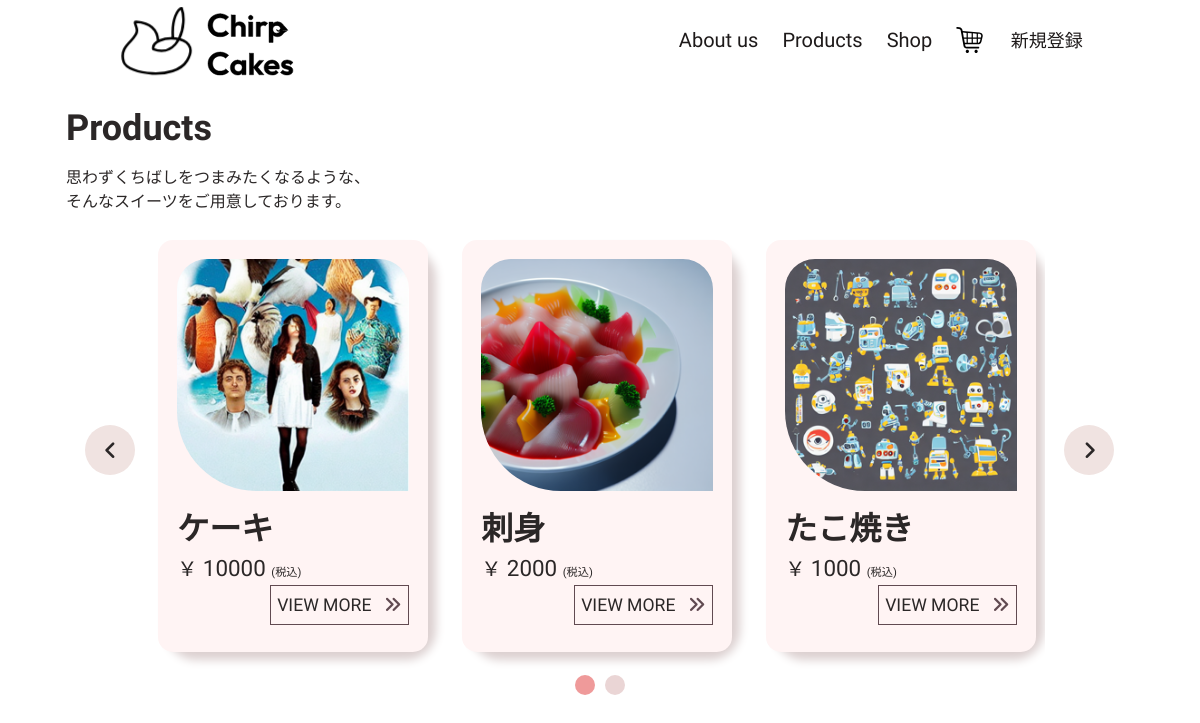
/main/item, run on an earlier commit of the app's database.
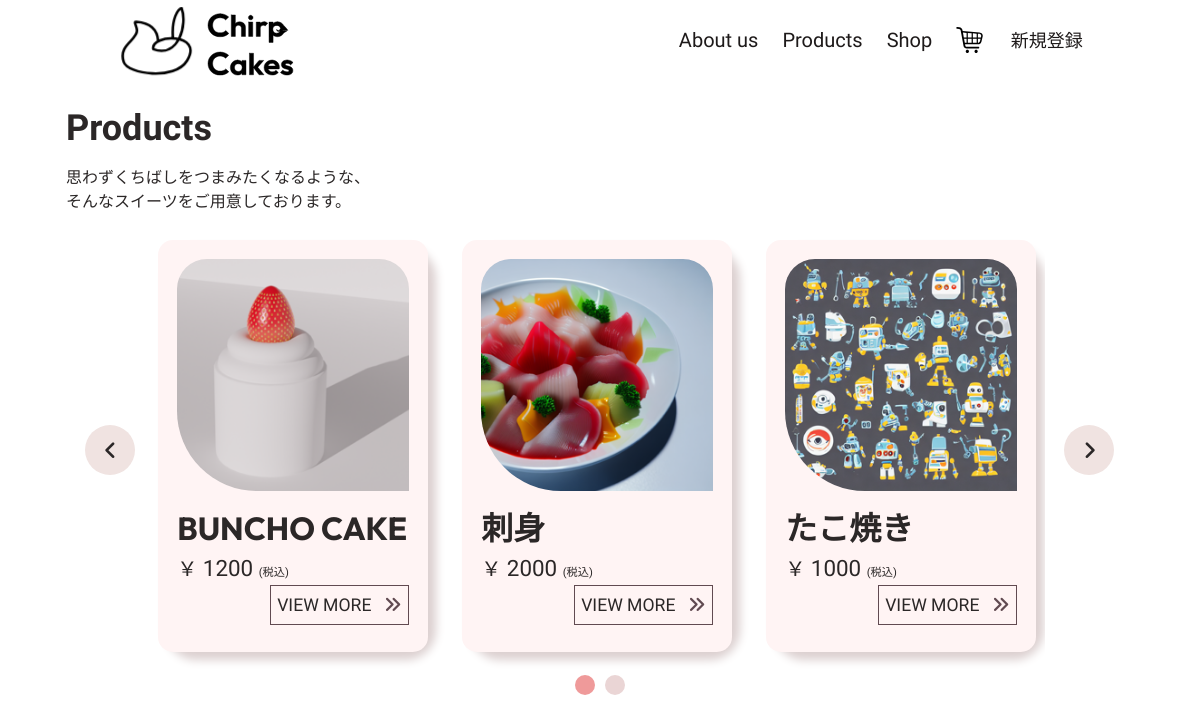
And on a later commit of the database.
### main/models.py (models this page shows, shortened)
class ItemTable(models.Model):
    class Meta:
        verbose_name = _('商品テーブル')
        verbose_name_plural = _('商品テーブル')
    item_id = models.AutoField(primary_key=True, unique=True, verbose_name='商品ID', editable=False)
    item_name = models.TextField(max_length=30, unique=True, verbose_name='商品名')
    item_name_eng = models.TextField(default=f'',max_length=50, verbose_name='商品名(english)')
    item_img = models.ImageField(default='main/item/default_img.jpg', upload_to=saveItemPath)
    price = models.IntegerField(verbose_name='値段/個')
    sale_flg = models.BooleanField(default=True, verbose_name='販売ステータス')
    slug = models.SlugField(null=True, blank=True, max_length=20, default=f'')

### main/views.py (the view)
# urls.py: path('item', views.ItemPage.as_view(), name='item'),
class ItemPage(TemplateView):
    template_name = 'main/itempage.html'
    item = ItemTable.objects.all()
    params = {
        'title':'ChirpCakes',
        'item':item,
        'st_title':'商品',
        'itemCount':[i for i in range(item.count() // 3)]
    }
    def get(self, request):
        return render(request, self.template_name, context=self.params)

### main/templatetags/math_tags.py (called while the page is built)
@register.filter
def remainder(num1, num2):
    return num1 % num2

### templates/main/itempage.html (shortened to what this page needs)
{% load static %}
{% load math_tags %}
<!DOCTYPE html>
<html lang="ja">
<head>
    <link rel="stylesheet" href="{% static 'main/css/main.css' %}">
    <link href="https://use.fontawesome.com/releases/v5.0.6/css/all.css" rel="stylesheet">
</head>
<body>
    {% include 'main/component/banner.html' %}
    <div id="root">
        <main id="items">
            <div class="title">
                <h2>
                    Products
                </h2>
            </div>
            <div class="sub-disc">
                <p>
                    思わずくちばしをつまみたくなるような、
                    <br>
                    そんなスイーツをご用意しております。
                </p>
            </div>
            <div class="item-view">
                <div class="button-area">
                    <div id="slide-left">
                        <i class="fa-solid fa-angle-left"></i>
                    </div>
                </div>
                <div class="slider">
                    <div class="center" id="center">
                        {% for i in item %}
                        {% if forloop.counter0|remainder:3 == 0%}
                        <div class="slide-child">
                            <div class="child-item">
                                {% endif %}
                                <div class="card">
                                    <div class="card-item">
                                        <div class="card-main">
                                            <div class="card-contents">
                                                <img src="{{ MEDIA_URL }}{{ i.item_img }}" alt="{{ i.item_name }}">
                                                <a href="{% url 'main:product' i.slug %}" class="card-img-cover"></a>
                                            </div>
                                        </div>
                                        <div class="card-sub">
                                            <div class="card-header">
                                                <div class="card-header-title">
                                                    <a href="{% url 'main:product' i.slug %}" class="card-title-link">
                                                        {{ i.item_name }}
                                                    </a>
                                                </div>
                                                <div class="card-header-price">
                                                    {{ i.price }}
                                                </div>
                                                <div class="card-link">
                                                    <a href="{% url 'main:product' i.slug %}" class="card-link-button">
                                                        <p class="card-link-text">
                                                            VIEW MORE
                                                            <i class="fa-solid fa-angles-right icon"></i>
                                                        </p>
                                                    </a>
                                                </div>
                                            </div>
                                        </div>
                                    </div>
                                </div>
                                {% if forloop.counter|remainder:3 == 0%}
                            </div>
                        </div>
                        {% endif %}
                        {% endfor %}
                    </div>
                </div>
                <div class="button-area">
                    <div id="slide-right">
                        <i class="fa-solid fa-angle-right"></i>
                    </div>
                </div>
            </div>
            <div class="item-counter">
                {% for i in itemCount %}
                <div class="page" id="page{{ i }}">
                </div>
                {% endfor %}
            </div>
        </main>
    </div>
</body>
</html>

What changed in the data, as far as the page shows it:
changed ItemTable: item_img: a different picture; item_name "ケーキ" → "BUNCHO CAKE"; price "10000" → "1200"
